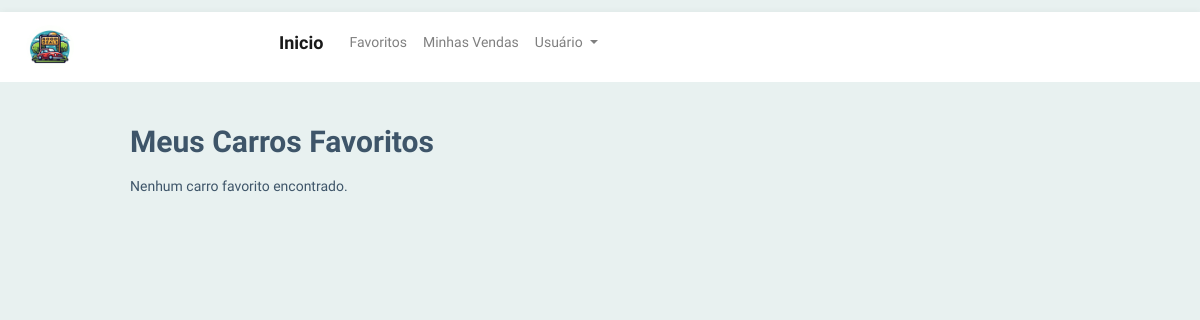
Page /favoritos (signed in) on the earlier database version.
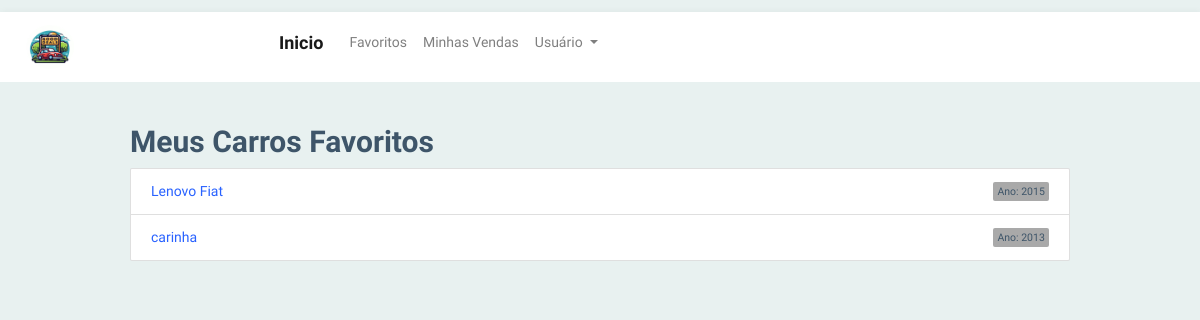
Same page on the later database version.
### app/models/modelos.py (models this page shows, shortened)
class Carro(db.Model):
    id = db.Column(db.Integer, primary_key=True)
    modelo = db.Column(db.String(255), nullable=False)
    ano = db.Column(db.Integer, nullable=False)
    imagem = db.Column(db.String(255))
    usuario_id = db.Column(db.Integer, db.ForeignKey('usuario.id'), nullable=False)
    usuario = db.relationship('Usuario', backref=db.backref('carros', lazy=True))
    descricao = db.Column(db.Text, nullable=False)
    preco = db.Column(db.Float, nullable=False)
    negociavel = db.Column(db.Boolean, nullable=False)
    vendido = db.Column(db.Boolean, nullable=False, default=False)
    tempo_duracao = db.Column(db.Integer, nullable=False)
    ativo = db.Column(db.Boolean, nullable=False, default=True)
    tempo_inicio = db.Column(db.DateTime, nullable=False, default=datetime.utcnow)
    tempo_termino = db.Column(db.DateTime, nullable=False)

### app/routes.py (the view)
@app.route('/favoritos')
@login_required
def favoritos():
    usuario_id = current_user.id
    usuario = Usuario.query.get(usuario_id)
    if not usuario:
        flash('Usuário não encontrado.', 'danger')
        return redirect(url_for('login_post'))
    carros_favoritos = usuario.carros_favoritos()
    return render_template('favoritos.html', carros_favoritos=carros_favoritos)

### app/__init__.py (called while the page is built)
@login_manager.user_loader
def load_user(user_id):
    return Usuario.query.get(int(user_id))

### app/models/modelos.py (called while the page is built)
    def carros_favoritos(self):
        return Carro.query.join(Favorito).filter(Favorito.usuario_id == self.id).all()

### app/templates/favoritos.html (shortened to what this page needs)
{% extends 'base.html' %}
{% block conteudo %}
<div class="container mt-4">
  <h2>Meus Carros Favoritos</h2>
  {% if carros_favoritos %}
    <ul class="list-group">
      {% for carro in carros_favoritos %}
        <li class="list-group-item">
          <div class="d-flex justify-content-between align-items-center">
            <a href="{{ url_for('exibir_carro', carro_id=carro.id) }}">{{ carro.modelo }}</a>
            <span class="badge" style="background-color: darkgray;">Ano: {{ carro.ano }}</span>
          </div>
        </li>
      {% endfor %}
    </ul>
  {% else %}
    <p class="mt-3">Nenhum carro favorito encontrado.</p>
  {% endif %}
</div>
{% endblock %}

Differences in the rows shown:
now on this page (row edited): Carro: modelo "Lenovo Fiat", ano "2015"
added Carro: modelo "carinha", ano "2013"
Other differences:
text no longer shown: "Nenhum carro favorito encontrado."
